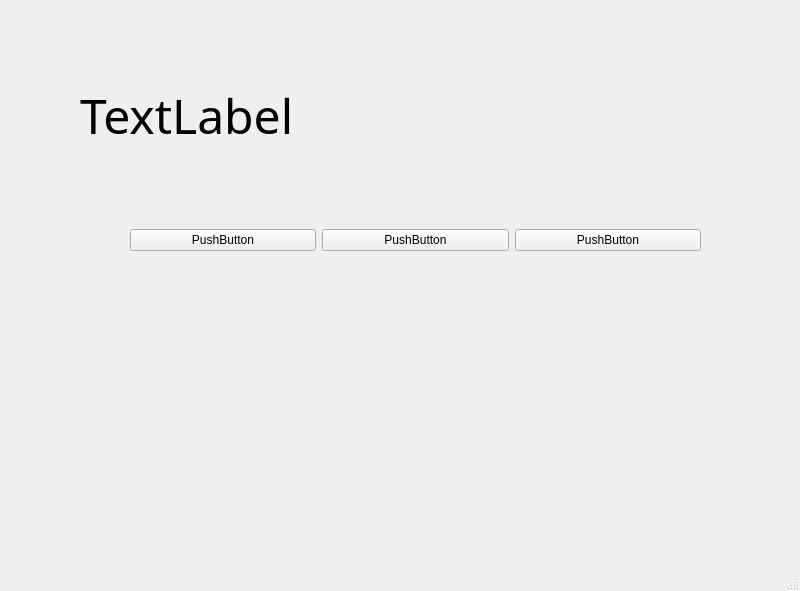
<?xml version="1.0" encoding="UTF-8"?>
<ui version="4.0">
 <class>MainWindow</class>
 <widget class="QMainWindow" name="MainWindow">
  <property name="geometry">
   <rect>
    <x>0</x>
    <y>0</y>
    <width>800</width>
    <height>591</height>
   </rect>
  </property>
  <property name="windowTitle">
   <string>MainWindow</string>
  </property>
  <widget class="QWidget" name="centralwidget">
   <widget class="QLabel" name="label">
    <property name="geometry">
     <rect>
      <x>80</x>
      <y>40</y>
      <width>571</width>
      <height>151</height>
     </rect>
    </property>
    <property name="font">
     <font>
      <family>D2Coding</family>
      <pointsize>36</pointsize>
     </font>
    </property>
    <property name="text">
     <string>TextLabel</string>
    </property>
   </widget>
   <widget class="QWidget" name="horizontalLayoutWidget">
    <property name="geometry">
     <rect>
      <x>130</x>
      <y>200</y>
      <width>571</width>
      <height>80</height>
     </rect>
    </property>
    <layout class="QHBoxLayout" name="horizontalLayout">
     <item>
      <widget class="QPushButton" name="pushButton">
       <property name="text">
        <string>PushButton</string>
       </property>
      </widget>
     </item>
     <item>
      <widget class="QPushButton" name="pushButton_3">
       <property name="text">
        <string>PushButton</string>
       </property>
      </widget>
     </item>
     <item>
      <widget class="QPushButton" name="pushButton_2">
       <property name="text">
        <string>PushButton</string>
       </property>
      </widget>
     </item>
    </layout>
   </widget>
  </widget>
  <widget class="QMenuBar" name="menubar">
   <property name="geometry">
    <rect>
     <x>0</x>
     <y>0</y>
     <width>800</width>
     <height>23</height>
    </rect>
   </property>
  </widget>
  <widget class="QStatusBar" name="statusbar"/>
 </widget>
 <resources/>
 <connections>
  <connection>
   <sender>pushButton_3</sender>
   <signal>clicked()</signal>
   <receiver>MainWindow</receiver>
   <slot>SecondClick()</slot>
   <hints>
    <hint type="sourcelabel">
     <x>393</x>
     <y>256</y>
    </hint>
    <hint type="destinationlabel">
     <x>405</x>
     <y>377</y>
    </hint>
   </hints>
  </connection>
  <connection>
   <sender>pushButton_2</sender>
   <signal>clicked()</signal>
   <receiver>MainWindow</receiver>
   <slot>ThirdClick()</slot>
   <hints>
    <hint type="sourcelabel">
     <x>616</x>
     <y>264</y>
    </hint>
    <hint type="destinationlabel">
     <x>614</x>
     <y>382</y>
    </hint>
   </hints>
  </connection>
  <connection>
   <sender>pushButton</sender>
   <signal>clicked()</signal>
   <receiver>MainWindow</receiver>
   <slot>FirstClick()</slot>
   <hints>
    <hint type="sourcelabel">
     <x>213</x>
     <y>265</y>
    </hint>
    <hint type="destinationlabel">
     <x>219</x>
     <y>356</y>
    </hint>
   </hints>
  </connection>
 </connections>
 <slots>
  <slot>SecondClick()</slot>
  <slot>ThirdClick()</slot>
  <slot>FirstClick()</slot>
 </slots>
</ui>
